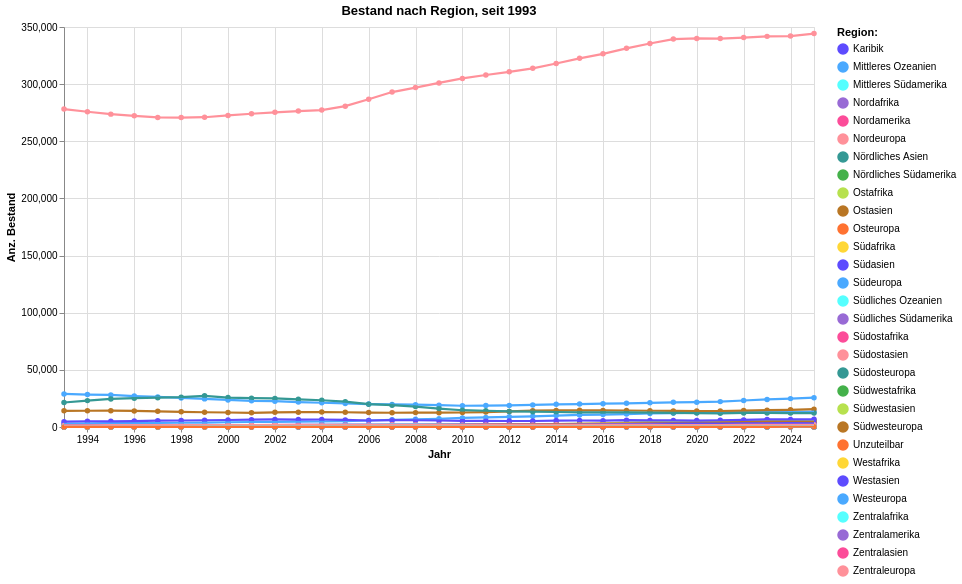

The cell this chart's notebook holds for it:
### Markdown cell above
#### Entwicklung Bestand nach Region

### Code cell
myAggRegion = data2betested.loc[data_min_date:data_max_date]\
    .groupby(['StichtagDatJahr', 'RegionLang', 'RegionSort']) \
    .agg(sum_AnzBestWir=('AnzBestWir', 'sum')) \
    .sort_values('StichtagDatJahr', ascending=True)

grafik_region = mypy_dv.plot_altair_multiline_highlight(
    data = myAggRegion.reset_index().sort_values('RegionSort', ascending=True)
    ,x = 'StichtagDatJahr:T'
    ,y = 'sum_AnzBestWir:Q'
    ,x_beschriftung = 'Jahr'
    ,y_beschriftung = 'Anz. Bestand'
    ,category = "RegionLang:N"
    ,category_beschriftung = 'Region:'
    ,x_sort = None
    ,palette_scheme = None
    ,custom_palette = zuericolors_qual12br
    ,line_width = 1.1
    ,warning_status = "ignore"
    ,myTitle = "Bestand nach Region, seit " + data_min_date
)
grafik_region

### Figure 1 — Vega-Lite specification as saved in the notebook (floating-point values rounded to 4 significant figures; data arrays with more than 128 entries replaced by an {"elided": "..."} marker saying what was removed)
{"config": {"view": {"continuousWidth": 300, "continuousHeight": 300}}, "layer": [{"mark": {"type": "circle"}, "encoding": {"color": {"field": "RegionLang", "legend": {"orient": "right", "title": "Region:"}, "scale": {"range": ["#5D4BFE", "#4AA9FF", "#55FFFF", "#986AD5", "#FC4C99", "#FF919A", "#349894", "#44B14A", "#B7E14E", "#B97624", "#FF7231", "#FFD736"]}, "type": "nominal"}, "opacity": {"value": 1.3}, "tooltip": [{"field": "StichtagDatJahr", "type": "temporal"}, {"field": "RegionLang", "type": "nominal"}, {"field": "sum_AnzBestWir", "type": "quantitative"}], "x": {"axis": {"title": "Jahr"}, "field": "StichtagDatJahr", "type": "temporal"}, "y": {"axis": {"title": "Anz. Bestand"}, "field": "sum_AnzBestWir", "type": "quantitative"}}, "name": "view_5", "title": "Bestand nach Region, seit 1993"}, {"mark": {"type": "line"}, "encoding": {"color": {"field": "RegionLang", "legend": {"orient": "right", "title": "Region:"}, "scale": {"range": ["#5D4BFE", "#4AA9FF", "#55FFFF", "#986AD5", "#FC4C99", "#FF919A", "#349894", "#44B14A", "#B7E14E", "#B97624", "#FF7231", "#FFD736"]}, "type": "nominal"}, "strokeWidth": {"condition": {"test": {"not": {"param": "param_5"}}, "value": 1.1}, "value": 2.2}, "tooltip": [{"field": "StichtagDatJahr", "type": "temporal"}, {"field": "RegionLang", "type": "nominal"}, {"field": "sum_AnzBestWir", "type": "quantitative"}], "x": {"axis": {"title": "Jahr"}, "field": "StichtagDatJahr", "type": "temporal"}, "y": {"axis": {"title": "Anz. Bestand"}, "field": "sum_AnzBestWir", "type": "quantitative"}}, "title": "Bestand nach Region, seit 1993"}], "data": {"name": "data-75dfbe78fb4e07b4134da10c24da38fc"}, "height": 400, "params": [{"name": "param_5", "select": {"type": "point", "fields": ["RegionLang:N"], "nearest": true, "on": "pointerover"}, "views": ["view_5"]}], "width": 750, "$schema": "https://vega.github.io/schema/vega-lite/v5.8.0.json", "datasets": {"data-75dfbe78fb4e07b4134da10c24da38fc": {"elided": "990 records"}}}
